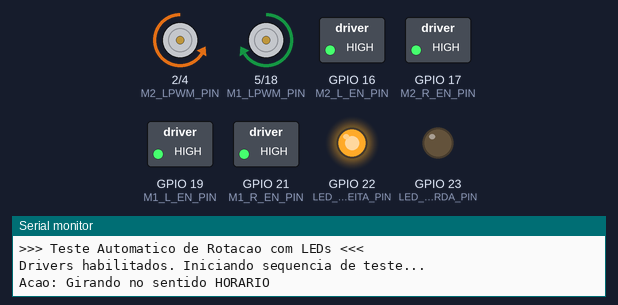
A sketch run on a simulated ESP32. Shown: motor-driver pin pairs drawn as motors (green arrow = first pin HIGH = forward, orange = second pin HIGH = backward, longer = more drive), switched loads named in the sketch (green lamp = pin HIGH), output pins drawn as LEDs (lit = HIGH), the last lines printed to the serial monitor.

Above: at 1.5 s.
At 6.5 s:
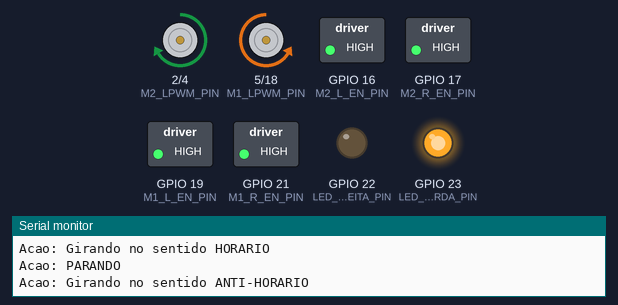
At 9.0 s:
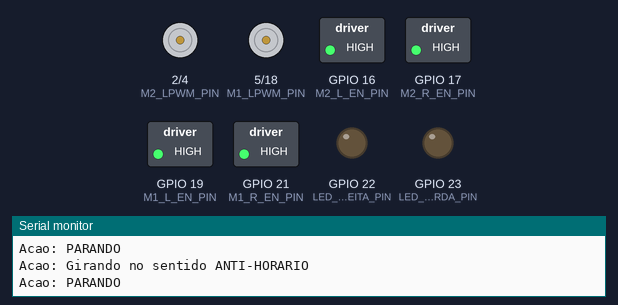
Timing chart, 0 to 13.0 s (numbered marks = the images above):
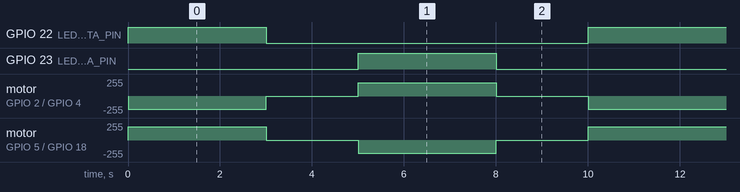

The sketch:

test_robot_rotation_auto.ino
```cpp
/**
 * @file test_robot_rotation_auto.ino
 * @brief Código de teste automático para a rotação do robô com feedback de LED.
 *
 * Objetivo: Testar o sistema de rotação do robô (motores e drivers) de forma
 * automática, sem a necessidade de botões ou comandos externos. LEDs de feedback
 * visual indicam a direção da rotação.
 *
 * Como funciona:
 * - Ao ser ligado, o robô executará uma sequência contínua de movimentos.
 * - Ele girará no sentido horário por 3 segundos, com um LED da direita aceso.
 * - Depois, parará por 2 segundos, com ambos os LEDs apagados.
 * - Em seguida, girará no sentido anti-horário por 3 segundos, com um LED da esquerda aceso.
 * - Parará por 2 segundos, e o ciclo se repetirá.
 */

// --- Pinos de Configuração dos LEDs (Saídas) ---
// Usamos pinos seguros para os LEDs.
const int LED_DIREITA_PIN = 22;  // LED que indica rotação horária
const int LED_ESQUERDA_PIN = 23; // LED que indica rotação anti-horária

// --- Configuração dos Pinos do Motor 1 (Direito) ---
const int M1_R_EN_PIN = 21; // Enable Rotação Direita
const int M1_L_EN_PIN = 19; // Enable Rotação Esquerda
const int M1_RPWM_PIN = 18; // PWM Rotação Direita (Frente)
const int M1_LPWM_PIN = 5;  // PWM Rotação Esquerda (Trás)

// --- Configuração dos Pinos do Motor 2 (Esquerdo) ---
const int M2_R_EN_PIN = 17; // Enable Rotação Direita
const int M2_L_EN_PIN = 16; // Enable Rotação Esquerda
const int M2_RPWM_PIN = 4;  // PWM Rotação Direita (Frente)
const int M2_LPWM_PIN = 2;  // PWM Rotação Esquerda (Trás)

// --- Constantes de Controle ---
const int ROTATION_SPEED = 200; // Velocidade de rotação (0 a 255)

/**
 * @brief Função de configuração (setup).
 * Executada uma vez ao ligar o ESP32.
 */
void setup() {
  Serial.begin(115200);
  Serial.println(">>> Teste Automatico de Rotacao com LEDs <<<");

  // Configura os pinos dos LEDs como SAÍDA
  pinMode(LED_DIREITA_PIN, OUTPUT);
  pinMode(LED_ESQUERDA_PIN, OUTPUT);

  // Configura todos os pinos dos motores como SAÍDA
  pinMode(M1_R_EN_PIN, OUTPUT);
  pinMode(M1_L_EN_PIN, OUTPUT);
  pinMode(M1_RPWM_PIN, OUTPUT);
  pinMode(M1_LPWM_PIN, OUTPUT);

  pinMode(M2_R_EN_PIN, OUTPUT);
  pinMode(M2_L_EN_PIN, OUTPUT);
  pinMode(M2_RPWM_PIN, OUTPUT);
  pinMode(M2_LPWM_PIN, OUTPUT);

  // Habilita ambos os drivers da ponte H
  digitalWrite(M1_R_EN_PIN, HIGH);
  digitalWrite(M1_L_EN_PIN, HIGH);
  digitalWrite(M2_R_EN_PIN, HIGH);
  digitalWrite(M2_L_EN_PIN, HIGH);

  Serial.println("Drivers habilitados. Iniciando sequencia de teste...");
}

/**
 * @brief Para o robô e apaga os LEDs.
 */
void stopRobot() {
  Serial.println("Acao: PARANDO");

  // Desliga os motores
  analogWrite(M1_RPWM_PIN, 0);
  analogWrite(M1_LPWM_PIN, 0);
  analogWrite(M2_RPWM_PIN, 0);
  analogWrite(M2_LPWM_PIN, 0);

  // Apaga os LEDs
  digitalWrite(LED_DIREITA_PIN, LOW);
  digitalWrite(LED_ESQUERDA_PIN, LOW);
}

/**
 * @brief Gira no sentido horário (motor direito para trás, esquerdo para frente).
 *        Acende o LED da direita.
 */
void turnClockwise() {
  Serial.println("Acao: Girando no sentido HORARIO");

  // Motor Direito (M1) para trás
  analogWrite(M1_RPWM_PIN, 0);
  analogWrite(M1_LPWM_PIN, ROTATION_SPEED);
  // Motor Esquerdo (M2) para frente
  analogWrite(M2_RPWM_PIN, ROTATION_SPEED);
  analogWrite(M2_LPWM_PIN, 0);

  // Acende o LED da direita e apaga o da esquerda
  digitalWrite(LED_DIREITA_PIN, HIGH);
  digitalWrite(LED_ESQUERDA_PIN, LOW);
}

/**
 * @brief Gira no sentido anti-horário (motor direito para frente, esquerdo para trás).
 *        Acende o LED da esquerda.
 */
void turnCounterClockwise() {
  Serial.println("Acao: Girando no sentido ANTI-HORARIO");

  // Motor Direito (M1) para frente
  analogWrite(M1_RPWM_PIN, ROTATION_SPEED);
  analogWrite(M1_LPWM_PIN, 0);
  // Motor Esquerdo (M2) para trás
  analogWrite(M2_RPWM_PIN, 0);
  analogWrite(M2_LPWM_PIN, ROTATION_SPEED);

  // Acende o LED da esquerda e apaga o da direita
  digitalWrite(LED_DIREITA_PIN, LOW);
  digitalWrite(LED_ESQUERDA_PIN, HIGH);
}

/**
 * @brief Função de loop principal.
 * Executa a sequência de movimentos continuamente.
 */
void loop() {
  // Gira no sentido horário por 3 segundos
  turnClockwise();
  delay(3000);

  // Para por 2 segundos
  stopRobot();
  delay(2000);

  // Gira no sentido anti-horário por 3 segundos
  turnCounterClockwise();
  delay(3000);

  // Para por 2 segundos
  stopRobot();
  delay(2000);
}
```

Measured:
- by itself, GPIO 22 (LED_DIREITA_PIN), GPIO 23 (LED_ESQUERDA_PIN): alternates HIGH for 3.0 s and LOW for 7.0 s
- by itself, motor on GPIO 2 (M2_LPWM_PIN) / GPIO 4 (M2_RPWM_PIN): repeats every 10.0 s: stopped 2.0 s, forward 200/255 3.0 s, stopped 2.0 s, backward 200/255 3.0 s
- by itself, motor on GPIO 5 (M1_LPWM_PIN) / GPIO 18 (M1_RPWM_PIN): repeats every 10.0 s: stopped 2.0 s, backward 200/255 3.0 s, stopped 2.0 s, forward 200/255 3.0 s
